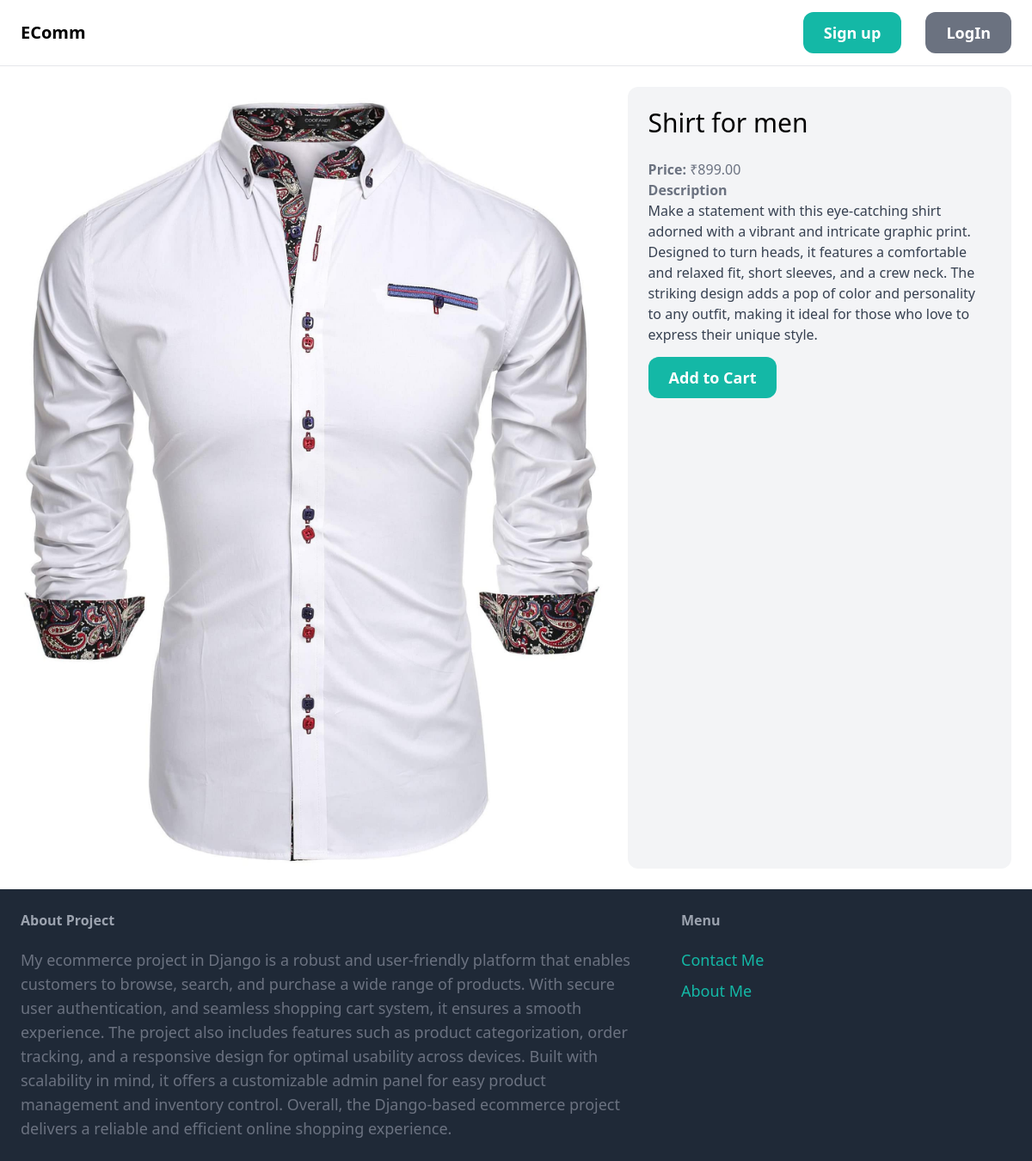
/product/5, run on the app's committed database.
### store/models.py (models this page shows, shortened)
class Product(models.Model):
    name = models.CharField(max_length=100)
    description = models.TextField()
    price = models.DecimalField(max_digits=8, decimal_places=2)
    category = models.ForeignKey(Category, on_delete=models.CASCADE)
    img = models.ImageField(upload_to='products', null=True, blank=True)

### store/views.py (the view)
# urls.py: path('product/<int:pk>', views.product_detail, name='product_detail'),
def product_detail(request, pk):
    product = get_list_or_404(Product, pk=pk)[0]
    buy = True
    if request.user.is_authenticated:
        cart, created = Cart.objects.get_or_create(user=request.user)
        products = cart.products.all()
        if product in products:
            buy=False
        return render(request, 'store/product_detail.html',{'product': product, 'buy': buy})
    return render(request, 'store/product_detail.html',{'product': product, 'buy': buy})

### store/templates/store/product_detail.html (shortened to what this page needs)
{% extends 'store/base.html'%}
{%block content%}
<div class="grid grid-cols-5 gap-6">
    <div class="col-span-3">
        <img src="{{product.img.url}}" alt="img1" class="rounded-xl">
    </div>
    <div class="col-span-2 p-6 bg-gray-100 rounded-xl">
        <h1 class="mb-6 text-3xl">{{product.name}}</h1>
        <p class="text-gray-500"><strong>Price: </strong>₹{{product.price}}</p>
        {%if product.description%}
        <p class="text-gray-700">
            <strong class="text-gray-500">Description</strong><br>
            {{product.description}}
        </p>
        {%endif%}
        <br>
        <form action="." method="post">
            {%if buy%}
            <a href="{%url 'store:add_to_cart' product.id%}" class="px-6 py-3 text-lg font-semibold bg-teal-500 text-white rounded-xl hover:bg-teal-700">Add to Cart</a>
            {%else%}
            <a href="{%url 'store:remove_from_cart' product.id%}" class="px-6 py-3 text-lg font-semibold bg-teal-500 text-white rounded-xl hover:bg-teal-700">Remove from Cart</a>
            {%endif%}
        </form>
    </div>
</div>
{%endblock%}

### data on the page
Product: img (picture), name "Shirt for men", price "899.00", description "Make a statement with this eye-catching shirt adorned with a vibrant and intricate graphic print. Designed to turn heads, it features a comfortable and relaxed fit, short sleeves, and a crew neck. The striking design adds a pop of color and personality to any outfit, making it ideal for those who love to express their unique style."
